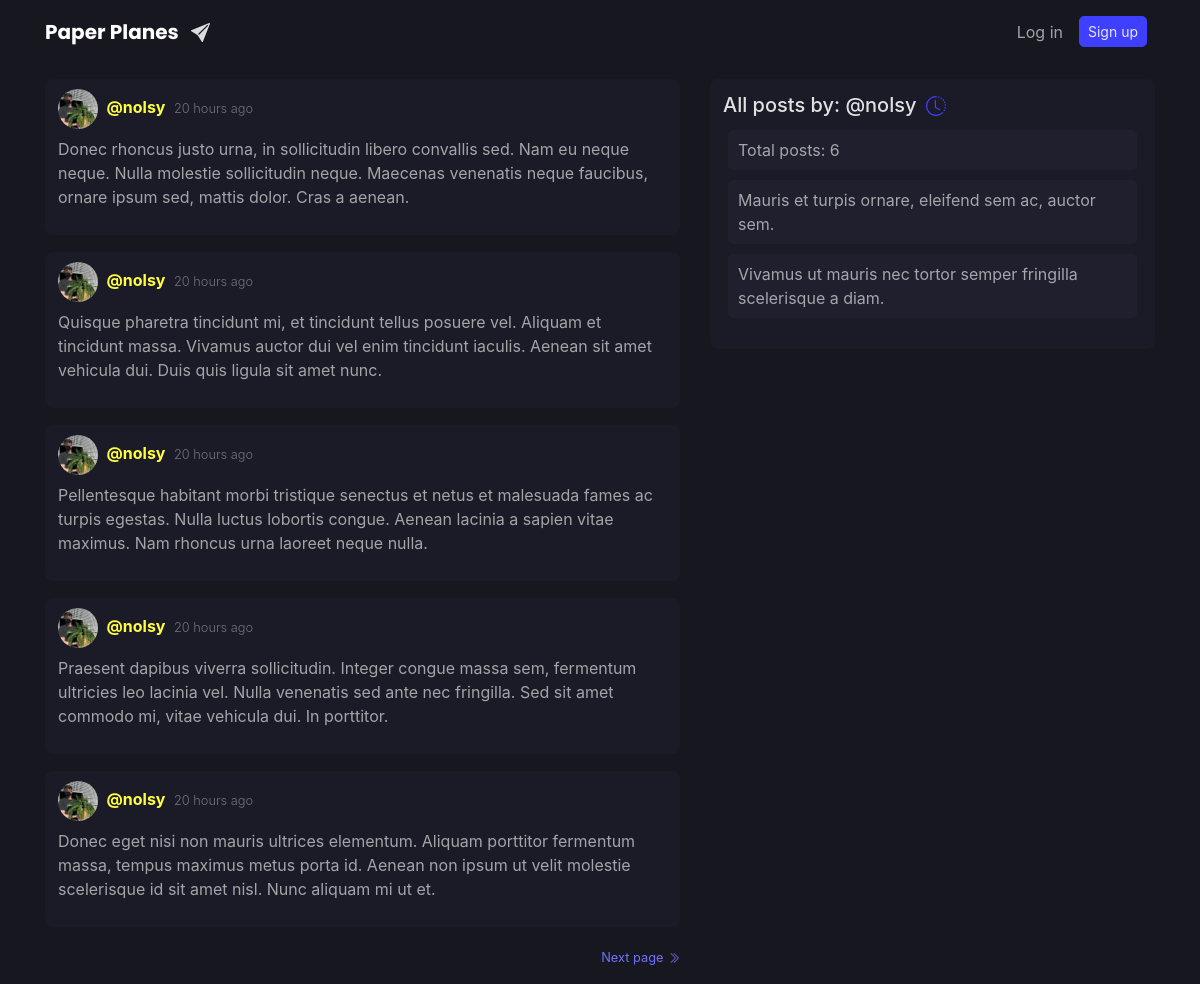
Screenshot of /user/nolsy with the database file from the repository.
### application/models.py (models this page shows, shortened)
class Post(db.Model):
    id = db.Column(db.Integer, primary_key=True)
    content = db.Column(db.Text(300), nullable=False)
    date_posted = db.Column(db.DateTime, nullable=False,
                            default=datetime.utcnow)
    edited = db.Column(db.Boolean, nullable=False, default=False)
    user_id = db.Column(db.Integer, db.ForeignKey('user.id'), nullable=False)

class User(db.Model, UserMixin):
    id = db.Column(db.Integer, primary_key=True)
    username = db.Column(db.String(8), unique=True, nullable=False)
    email = db.Column(db.String(254), unique=True, nullable=False)
    image_file = db.Column(db.String(20), nullable=False,
                           default='default.jpg')
    password = db.Column(db.String(60), nullable=False)
    date_joined = db.Column(db.DateTime, nullable=False,
                            default=datetime.utcnow)
    posts = db.relationship('Post', backref='author', lazy=True)

### application/routes.py (the view)
@blueprint.route("/user/<string:username>")
def user_posts(username):
    user = User.query.filter_by(username=username).first_or_404()
    page = request.args.get('page', 1, type=int)
    posts = Post.query.filter_by(author=user).order_by(
        Post.date_posted.desc()).paginate(page=page, per_page=5)
    return render_template('user_posts.html', posts=posts, user=user, elapsed_time=elapsed_time)

### application/templates/user_posts.html (shortened to what this page needs)
{% extends "base.html" %}
{% block content %}
{% for post in posts.items %}
<article class="media content-section">
    <div class="w-100">
        <img class="rounded-circle article-img" src="{{ url_for('static', filename='profile_pics/' + post.author.image_file) }}">
        <a class="mr-1 secondary-colour font-weight-bold post-username" href="{{ url_for('routes.user_posts', username=post.author.username) }}">@{{ post.author.username }}</a>
        <small class="font-weight-light">{{ elapsed_time(post) }}</small>
        {% if post.author == current_user %}
        <p class="post-content mb-0 mt-2">{{ post.content }}</p>
        <div class="float-right">
            <small class="mb-0">
                <a href="{{ url_for('post.edit_post', post_id=post.id) }}">
                    <svg xmlns="http://www.w3.org/2000/svg" width="14" height="14" class="bi bi-pencil-fill" viewBox="0 0 16 16" id="svg-edit">
                        <path d="M12.854.146a.5.5 0 0 0-.707 0L10.5 1.793 14.207 5.5l1.647-1.646a.5.5 0 0 0 0-.708l-3-3zm.646 6.061L9.793 2.5 3.293 9H3.5a.5.5 0 0 1 .5.5v.5h.5a.5.5 0 0 1 .5.5v.5h.5a.5.5 0 0 1 .5.5v.5h.5a.5.5 0 0 1 .5.5v.207l6.5-6.5zm-7.468 7.468A.5.5 0 0 1 6 13.5V13h-.5a.5.5 0 0 1-.5-.5V12h-.5a.5.5 0 0 1-.5-.5V11h-.5a.5.5 0 0 1-.5-.5V10h-.5a.499.499 0 0 1-.175-.032l-.179.178a.5.5 0 0 0-.11.168l-2 5a.5.5 0 0 0 .65.65l5-2a.5.5 0 0 0 .168-.11l.178-.178z" />
                    </svg>
                </a>
            </small>
        </div>
        {% else %}
        <p class="post-content mt-2">{{ post.content }}</p>
        {% endif %}
    </div>
</article>
{% endfor %}
{% for page_num in posts.iter_pages(left_edge=0, right_edge=0, left_current=1, right_current=2) %}
{% if page_num and page_num > posts.page %}
{% if page_num > posts.page %}
<a class="soft-primary-colour float-right mb-3" href="{{ url_for('routes.user_posts', username=user.username, page=page_num) }}">
    <small class="soft-primary-colour">Next page</small>
</a>
{% endif %}
{% endif %}
{% endfor %}
{% endblock content %}
{% block sidebar %}
<div class="col-md-5">
    <div class="content-section">
        <div class="align-middle mt-1">
            <h5 class="heading-title">All posts by: @{{ user.username }}</h5>
        </div>
        <ul class="list-group">
            <a href="#">
                <li class="sidebar-list d-flex justify-content-between align-items-center">
                    Total posts: {{ posts.total }}
                </li>
            </a>
            <a href="#">
                <li class="sidebar-list d-flex justify-content-between align-items-center">
                    Mauris et turpis ornare, eleifend sem ac, auctor sem.
                </li>
            </a>
            <a href="#">
                <li class="sidebar-list d-flex justify-content-between align-items-center">
                    Vivamus ut mauris nec tortor semper fringilla scelerisque a diam.
                </li>
            </a>
        </ul>
    </div>
</div>
{% endblock sidebar %}

### application/static/CSS/style.css (style rules this page uses)
:root { --primary: #3f3fff; --secondary: #ffff3f; --background: #17171f; --component: #1b1b27; --surface: #1f1f2e; --soft-primary: #7171ff; --high-emphasis: rgb(255, 255, 255, 0.87); --medium-emphasis: rgb(255, 255, 255, 0.60); --disable: rgb(255, 255, 255, 0.38); --outer-radius: 8px; --inner-radius: 5px; --hover-opacity: 0.90; }
body { background: var(--background); }
h1, h2, h3, h4, h5, h6 { color: var(--high-emphasis); }
p, legend { color: var(--medium-emphasis); }
small { color: var(--disable); }
.content-section { background: var(--component); padding: 10px 13px; border-radius: var(--outer-radius); margin-bottom: 17px; }
.post-content { white-space: pre-line; word-wrap: break-word; overflow-wrap: break-word; }
.sidebar-list { padding: 8px 10px; margin: 5px; border-radius: var(--inner-radius); list-style-type: none; color: var(--medium-emphasis); background-color: var(--surface); }
.heading-title { margin-right: 5px; display: inline-block; }
.article-img { height: 40px; width: 40px; margin-right: 4px; }
.soft-primary-colour { color: var(--soft-primary); }
.secondary-colour { color: var(--secondary); }

### rows the page displays
Post: image_file (picture), author.username "nolsy", date_posted "20 hours ago", content "Donec rhoncus justo urna, in sollicitudin libero convallis sed. Nam eu neque neque. Nulla molestie sollicitudin neque. Maecenas venenatis neque faucibus, ornare ipsum sed, mattis dolor. Cras a aenean."
Post: image_file (picture), author.username "nolsy", date_posted "20 hours ago", content "Quisque pharetra tincidunt mi, et tincidunt tellus posuere vel. Aliquam et tincidunt massa. Vivamus auctor dui vel enim tincidunt iaculis. Aenean sit amet vehicula dui. Duis quis ligula sit amet nunc."
Post: image_file (picture), author.username "nolsy", date_posted "20 hours ago", content "Pellentesque habitant morbi tristique senectus et netus et malesuada fames ac turpis egestas. Nulla luctus lobortis congue. Aenean lacinia a sapien vitae maximus. Nam rhoncus urna laoreet neque nulla."
Post: image_file (picture), author.username "nolsy", date_posted "20 hours ago", content "Praesent dapibus viverra sollicitudin. Integer congue massa sem, fermentum ultricies leo lacinia vel. Nulla venenatis sed ante nec fringilla. Sed sit amet commodo mi, vitae vehicula dui. In porttitor."
Post: image_file (picture), author.username "nolsy", date_posted "20 hours ago", content "Donec eget nisi non mauris ultrices elementum. Aliquam porttitor fermentum massa, tempus maximus metus porta id. Aenean non ipsum ut velit molestie scelerisque id sit amet nisl. Nunc aliquam mi ut et."
User: username "nolsy"

### other values shown
{{ posts.total }} "6"
